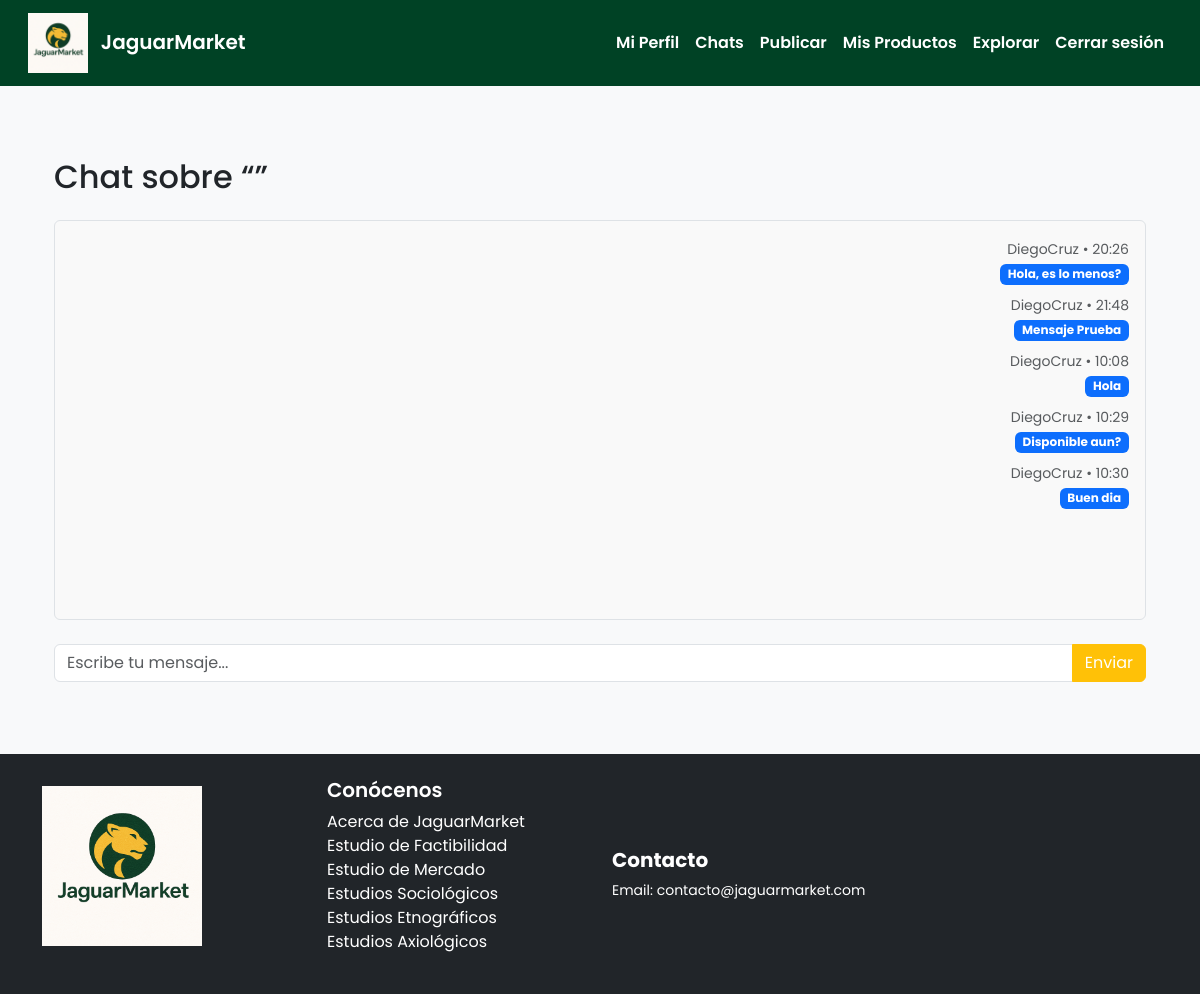
Screenshot of /chat/2/ (signed in) with the database file from the repository.
### productos/models.py (models this page shows, shortened)
class Mensaje(models.Model):
    producto     = models.ForeignKey('Producto', on_delete=models.CASCADE, related_name='mensajes')
    emisor       = models.ForeignKey(User, on_delete=models.CASCADE, related_name='mensajes_enviados')
    receptor     = models.ForeignKey(User, on_delete=models.CASCADE, related_name='mensajes_recibidos')
    contenido    = models.TextField()
    timestamp    = models.DateTimeField(auto_now_add=True)
    leido        = models.BooleanField(default=False)    # <-- nuevo campo
    class Meta:
        ordering = ['timestamp']

### productos/views.py (the view, shortened to what this page needs)
# urls.py: path('chat/<int:user_id>/', views.chat,               name='chat'),
@login_required
def chat(request, user_id):
    if request.user.id == user_id:
        raise Http404("No puedes chatear contigo mismo.")
    otro = get_object_or_404(User, pk=user_id)
    mensajes = Mensaje.objects.filter(
        (Q(emisor=request.user) & Q(receptor=otro)) |
        (Q(emisor=otro) & Q(receptor=request.user))
    ).order_by('timestamp')
    Mensaje.objects.filter(emisor=otro, receptor=request.user, leido=False).update(leido=True)
    return render(request, 'productos/chat.html', {
        'otro': otro,
        'mensajes': mensajes
    })

### productos/templatetags/chat_tags.py (called while the page is built)
@register.filter
def unread_count(user):
    return Mensaje.objects.filter(receptor=user, leido=False).count()

### productos/templates/productos/chat.html (shortened to what this page needs)
{% extends 'productos/base.html' %}
{% block content %}
<div class="container py-4">
  <h2 class="mb-4">Chat sobre “{{ producto.nombre }}”</h2>
  <div class="border rounded p-3 mb-4" style="height: 400px; overflow-y: scroll; background: #f9f9f9;">
    {% if mensajes %}
      {% for msg in mensajes %}
        <div class="mb-2 {% if msg.emisor == request.user %}text-end{% endif %}">
          <small class="text-muted">{{ msg.emisor.username }} • {{ msg.timestamp|date:"H:i" }}</small><br>
          <span class="badge {% if msg.emisor == request.user %}bg-primary{% else %}bg-secondary{% endif %}">
            {{ msg.contenido }}
          </span>
        </div>
      {% endfor %}
    {% else %}
      <p class="text-muted">No hay mensajes sobre este producto aún.</p>
    {% endif %}
  </div>
  <form method="post">
    <div class="input-group">
      <input type="text" name="mensaje" class="form-control" placeholder="Escribe tu mensaje..." autocomplete="off">
      <button class="btn btn-warning text-white">Enviar</button>
    </div>
  </form>
</div>
{% endblock %}

### productos/templates/productos/base.html (style rules this page uses)
html, body { height: 100%; }
body { font-family: 'Poppins', sans-serif; background-color: #f8f9fa; display: flex; flex-direction: column; min-height: 100vh; }

### rows the page displays
Mensaje: emisor.username "DiegoCruz", timestamp "20:26", contenido "Hola, es lo menos?"
Mensaje: emisor.username "DiegoCruz", timestamp "21:48", contenido "Mensaje Prueba"
Mensaje: emisor.username "DiegoCruz", timestamp "10:08", contenido "Hola"
Mensaje: emisor.username "DiegoCruz", timestamp "10:29", contenido "Disponible aun?"
Mensaje: emisor.username "DiegoCruz", timestamp "10:30", contenido "Buen dia"
